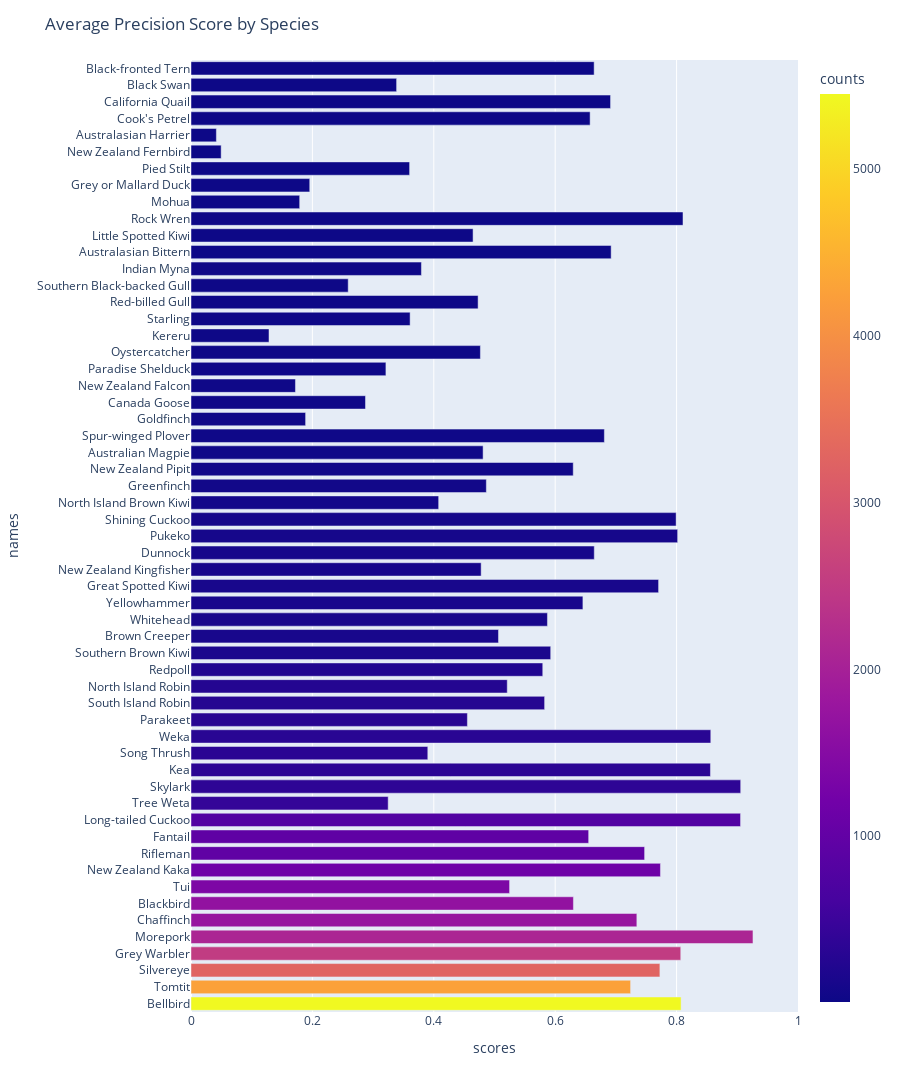

The notebook cell this image was saved under:
### Markdown cell above
Let's switch to common names to make this easier to interpret.

### Code cell
if (df_val_pred.shape[0] == df_val_true.shape[0]) and (df_val_pred.shape[0] >=20):
    _, _ = plot_map_by_class(df_val_true, df_val_pred, min_samples=5)
else: print(f'There were only {df_val_pred.shape[0]} rows in the predictions dataframe, too few for mAP scores')

### Figure 1 — Plotly figure (JSON) as saved in the notebook; plotly's stock layout.template omitted (floating-point values rounded to 4 significant figures)
{"data": [{"alignmentgroup": "True", "customdata": [[5450], [4271], [3262], [2525], [2087], [1753], [1669], [1379], [1166], [973], [950], [781], [421], [351], [326], [310], [298], [293], [269], [254], [220], [153], [125], [124], [121], [119], [116], [102], [96], [85], [70], [56], [48], [30], [28], [25], [24], [23], [19], [17], [16], [15], [14], [13], [11], [10], [10], [9], [9], [8], [6], [6], [5], [5], [5], [5], [5]], "hovertemplate": "scores=%{x}<br>names=%{y}<br>counts=%{marker.color}<extra></extra>", "legendgroup": "", "marker": {"color": [5450, 4271, 3262, 2525, 2087, 1753, 1669, 1379, 1166, 973, 950, 781, 421, 351, 326, 310, 298, 293, 269, 254, 220, 153, 125, 124, 121, 119, 116, 102, 96, 85, 70, 56, 48, 30, 28, 25, 24, 23, 19, 17, 16, 15, 14, 13, 11, 10, 10, 9, 9, 8, 6, 6, 5, 5, 5, 5, 5], "coloraxis": "coloraxis", "pattern": {"shape": ""}}, "name": "", "offsetgroup": "", "orientation": "h", "showlegend": false, "textposition": "auto", "type": "bar", "x": [0.8074, 0.7242, 0.7725, 0.8069, 0.9258, 0.7345, 0.63, 0.5248, 0.7734, 0.7473, 0.6551, 0.9054, 0.3248, 0.9056, 0.8558, 0.3901, 0.8563, 0.4554, 0.5826, 0.521, 0.5795, 0.5926, 0.5066, 0.5872, 0.6457, 0.7703, 0.478, 0.6644, 0.8017, 0.7993, 0.408, 0.4866, 0.6297, 0.4812, 0.681, 0.1888, 0.2875, 0.1721, 0.3211, 0.4768, 0.1285, 0.361, 0.473, 0.259, 0.3796, 0.6922, 0.4647, 0.8105, 0.179, 0.1956, 0.3602, 0.04968, 0.04183, 0.6575, 0.6912, 0.3387, 0.6642], "xaxis": "x", "y": ["Bellbird", "Tomtit", "Silvereye", "Grey Warbler", "Morepork", "Chaffinch", "Blackbird", "Tui", "New Zealand Kaka", "Rifleman", "Fantail", "Long-tailed Cuckoo", "Tree Weta", "Skylark", "Kea", "Song Thrush", "Weka", "Parakeet", "South Island Robin", "North Island Robin", "Redpoll", "Southern Brown Kiwi", "Brown Creeper", "Whitehead", "Yellowhammer", "Great Spotted Kiwi", "New Zealand Kingfisher", "Dunnock", "Pukeko", "Shining Cuckoo", "North Island Brown Kiwi", "Greenfinch", "New Zealand Pipit", "Australian Magpie", "Spur-winged Plover", "Goldfinch", "Canada Goose", "New Zealand Falcon", "Paradise Shelduck", "Oystercatcher", "Kereru", "Starling", "Red-billed Gull", "Southern Black-backed Gull", "Indian Myna", "Australasian Bittern", "Little Spotted Kiwi", "Rock Wren", "Mohua", "Grey or Mallard Duck", "Pied Stilt", "New Zealand Fernbird", "Australasian Harrier", "Cook's Petrel", "California Quail", "Black Swan", "Black-fronted Tern"], "yaxis": "y"}], "layout": {"barmode": "relative", "coloraxis": {"colorbar": {"title": {"text": "counts"}}, "colorscale": [[0, "#0d0887"], [0.1111, "#46039f"], [0.2222, "#7201a8"], [0.3333, "#9c179e"], [0.4444, "#bd3786"], [0.5556, "#d8576b"], [0.6667, "#ed7953"], [0.7778, "#fb9f3a"], [0.8889, "#fdca26"], [1, "#f0f921"]]}, "height": 1200, "legend": {"tracegroupgap": 0}, "margin": {"t": 60}, "title": {"text": "Average Precision Score by Species"}, "xaxis": {"anchor": "y", "domain": [0, 1], "range": [0, 1], "title": {"text": "scores"}}, "yaxis": {"anchor": "x", "domain": [0, 1], "title": {"text": "names"}}}}
